Frame 1 (no input): blank canvas, image omitted
Frame 60 (the mouse pressed at the canvas centre just before this capture): blank canvas, image omitted
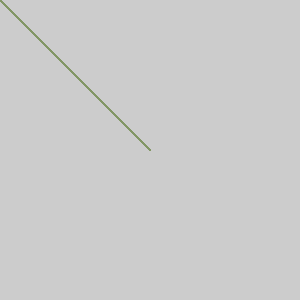
Frame 120 (the mouse held since frame 60 and released just before this capture)

The Processing sketch whose frames 1 and 60 were blank and that drew this single picture after the mouse press (run headless with seeded random() and noise(); from frame 60 on, the mouse is pressed at the canvas centre):

// Processing sketch: processing_182714
// ── processing_182714.pde

void setup() {
size(300,300);
}
 
void draw() {

stroke(130,mouseX,100);
line(0, 0, mouseX, mouseY);
}
